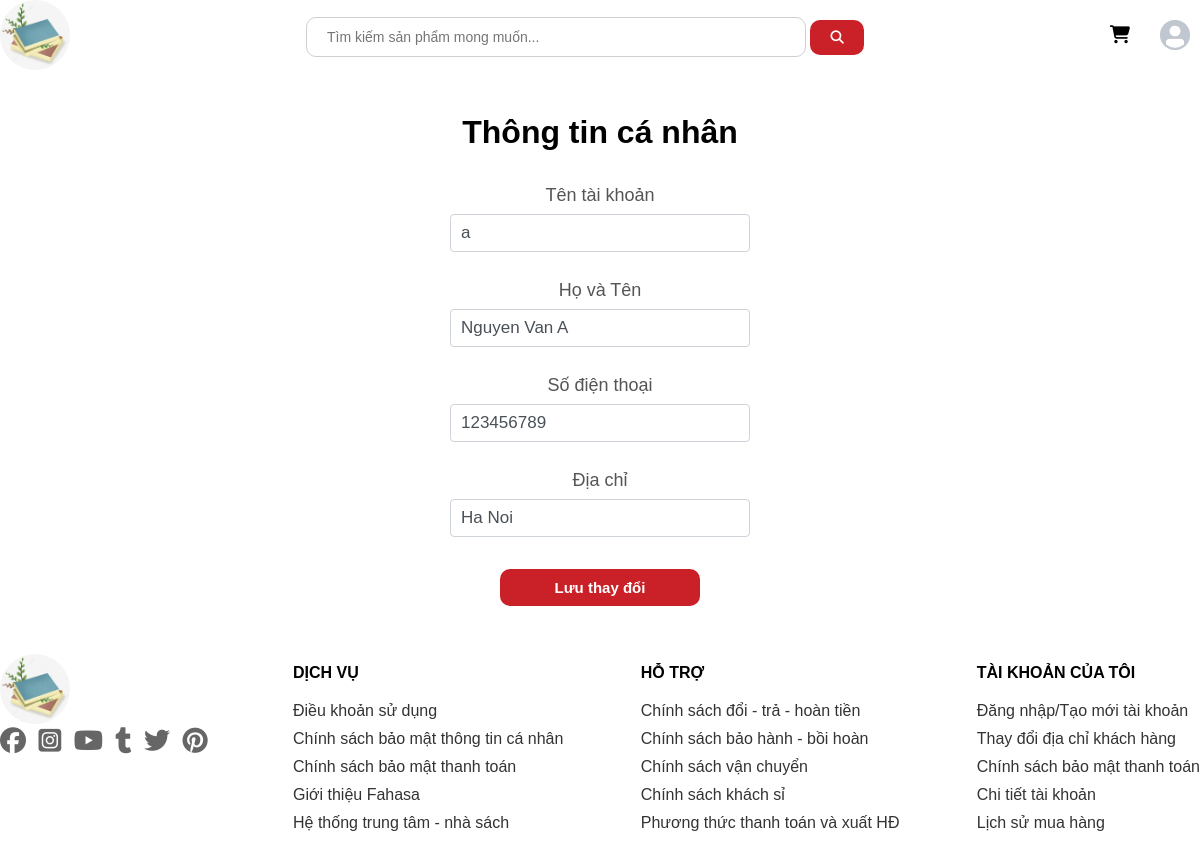
The app's page /views/user/infor.php (signed in) with its own data.
### tables this page shows
CREATE TABLE `user` (
  `username` varchar(50) NOT NULL,
  `password` varchar(200) NOT NULL,
  `fullname` varchar(50) DEFAULT NULL,
  `phonenumber` int(11) DEFAULT NULL,
  `address` varchar(200) DEFAULT NULL
);

### views/user/infor.php (the view, shortened to what this page needs)
<!DOCTYPE html>
<html lang="en">
<head>
    <link rel="stylesheet" href="/book/css/web/header.css">
    <link rel="stylesheet" href="/book/css/web/footer.css">
    <link rel="stylesheet" href="/book/css/web/base.css">
    <link rel="stylesheet" href="/book/css/user/infor.css">
    <link rel="stylesheet" href="https://cdnjs.cloudflare.com/ajax/libs/font-awesome/6.4.2/css/all.min.css" />
</head>
<body>
    <div class="app">
        <?php
        require_once('../web/header.php');
        require_once('../../config/db.php');
        $conn = new mysqli($dbserver, $dbuser, $dbpass, $dbname);
        $sql = "SELECT * FROM user WHERE username = '{$_SESSION['user']['username']}'";
        $rs = mysqli_query($conn, $sql);
        $account = mysqli_fetch_array($rs);
        ?>
        <div class="container">
            <div class="infor">
                <h1 class="infor__header">Thông tin cá nhân</h1>
                <form action="/book/controllers/UserController.php?action=updateInfor" method="post" class="infor__form">
                    <div class="infor__group">
                        <label for="" class="infor__title">Tên tài khoản</label>
                        <input type="text" name="username" class="input infor__input" value="<?php echo $account['username']; ?>" readonly placeholder="Nhập tên tài khoản">
                    </div>
                    <div class="infor__group">
                        <label for="" class="infor__title">Họ và Tên</label>
                        <input type="text" name="fullname" class="input infor__input" value="<?php echo $account['fullname']; ?>" placeholder="Nhập họ và tên">
                    </div>
                    <div class="infor__group">
                        <label for="" class="infor__title">Số điện thoại</label>
                        <input type="text" name="phonenumber" class="input infor__input" value="<?php echo $account['phonenumber']; ?>" placeholder="Nhập số điện thoại">
                    </div>
                    <div class="infor__group">
                        <label for="" class="infor__title">Địa chỉ</label>
                        <input type="text" name="address" class="input infor__input" value="<?php echo $account['address']; ?>" placeholder="Nhập địa chỉ">
                    </div>
                    <div class="infor__button-submit">
                        <button type="submit" class="btn infor__btn">Lưu thay đổi</button>
                    </div>
                </form>
            </div>
        </div>
        <?php
        require_once('../web/footer.php');
        ?>
    </div>
</body>
</html>

### css/web/base.css (style rules this page uses)
* { padding: 0; margin: 0; box-sizing: border-box; }
.btn { color: #fff; border: none; padding: 10px 0; background-color: #C92127; width: 200px; font-weight: 600; font-size: 15px; margin: 8px 0; border-radius: 10px; cursor: pointer; }
label { display: block; font-size: 18px; padding: 4px 0; color: #555555; }
html { font-family: sans-serif; }
.input { width: 100%; padding: 8px 10px; border: 1px solid #ced4da; border-radius: 4px; margin: 4px 0; font-size: 17px; color: #495057; }
.input::placeholder { color: #ced4da; font-size: 15px; }

### css/user/infor.css (style rules this page uses)
.app { max-width: 1280px; margin: 0 auto; }
.infor { margin: 40px 20px; display: flex; flex-direction: column; align-items: center; }
.infor__header { margin: 0 0 30px 0; }
.infor__form { text-align: center; width: 300px; }
.infor__group + .infor__group { margin: 20px 0; }

### records on screen
user: username "a", fullname "Nguyen Van A", phonenumber "123456789", address "Ha Noi"
